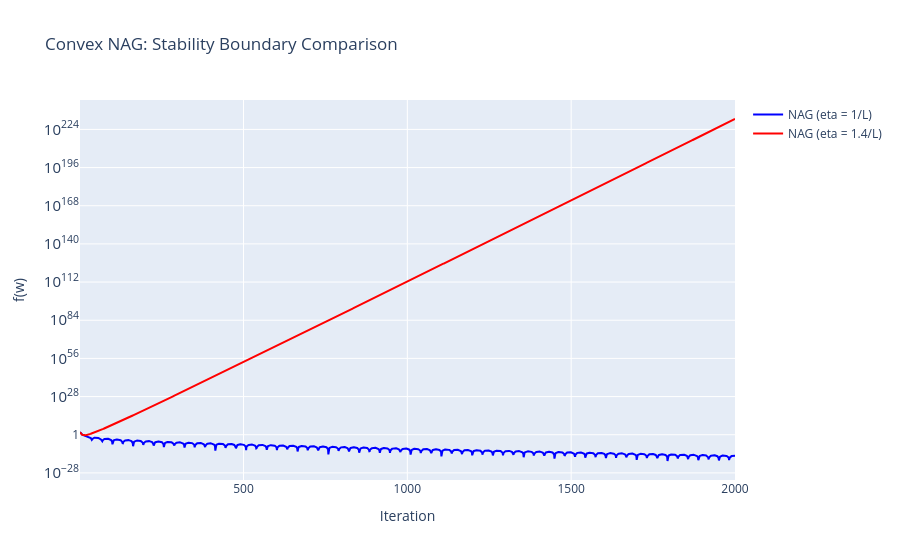

Notebook code for this chart:
### Code cell
# --- Stable case ---
eta_stable = 1 / L

def nag_with_eta(w0, steps, eta):
    w_prev = w0.copy()
    w = w0.copy()
    history = []

    for k in range(1, steps+1):
        beta_k = (k - 1) / (k + 2)
        y = w + beta_k * (w - w_prev)
        w_next = y - eta * grad(y)

        w_prev = w
        w = w_next

        history.append(f(w))

    return np.array(history)


w0 = np.random.randn(d)

nag_stable = nag_with_eta(w0,2000 , eta_stable)
nag_unstable = nag_with_eta(w0, 2000, 1.4/L)


# --- Interactive Plot ---
import plotly.graph_objects as go

k_vals = np.arange(1, 2001)

fig = go.Figure()

fig.add_trace(go.Scatter(
    x=k_vals,
    y=nag_stable,
    mode='lines',
    name='NAG (eta = 1/L)',
    line=dict(color='blue')
))

fig.add_trace(go.Scatter(
    x=k_vals,
    y=nag_unstable,
    mode='lines',
    name='NAG (eta = 1.4/L)',
    line=dict(color='red')
))

fig.update_layout(
    title="Convex NAG: Stability Boundary Comparison",
    xaxis_title="Iteration",
    yaxis_title="f(w)",
    yaxis_type="log",
)

fig.show()

### Figure 1 — Plotly figure (JSON) as saved in the notebook; plotly's stock layout.template omitted (floating-point values rounded to 4 significant figures; data arrays with more than 128 entries replaced by an {"elided": "..."} marker saying what was removed)
{"data": [{"line": {"color": "blue"}, "mode": "lines", "name": "NAG (eta = 1/L)", "type": "scatter", "x": {"elided": "2000 int values"}, "y": {"elided": "2000 float values"}}, {"line": {"color": "red"}, "mode": "lines", "name": "NAG (eta = 1.4/L)", "type": "scatter", "x": {"elided": "2000 int values"}, "y": {"elided": "2000 float values"}}], "layout": {"title": {"text": "Convex NAG: Stability Boundary Comparison"}, "xaxis": {"title": {"text": "Iteration"}}, "yaxis": {"title": {"text": "f(w)"}, "type": "log"}}}
